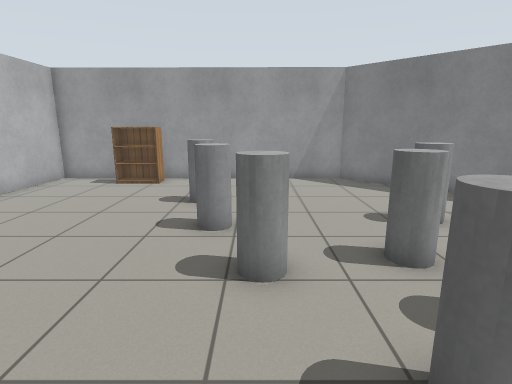
[1] (above)

16 first-person views from a walk through a world built for the Gazebo simulator. The camera is 1.2 m above the floor, tilts 12° down and sees 80° across. The floor is counted in squares, 0.5 m on a side. Each view is taken from the middle of a square. On the plan, view 1 faces up. The plan holds only what a view shows up to about 18 squares ahead; the rest is blank. Robots are left out. Simple patterns stand in for the simulator's built-in surfaces.

[2]
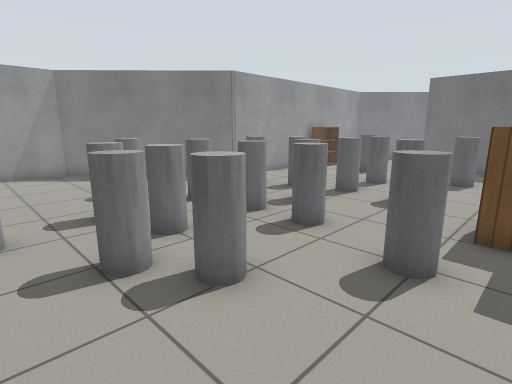

[3]
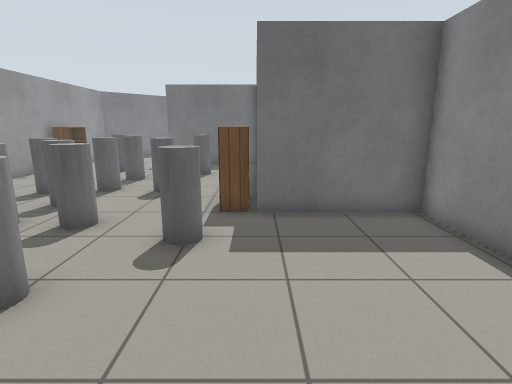

[4]
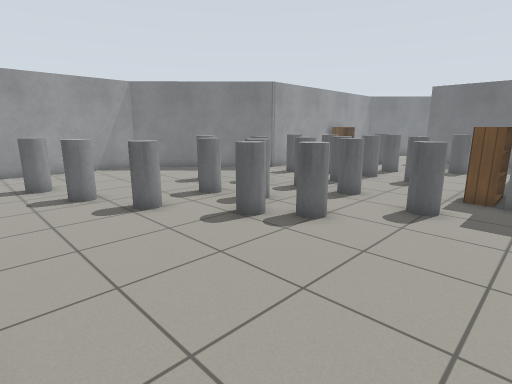

[5]
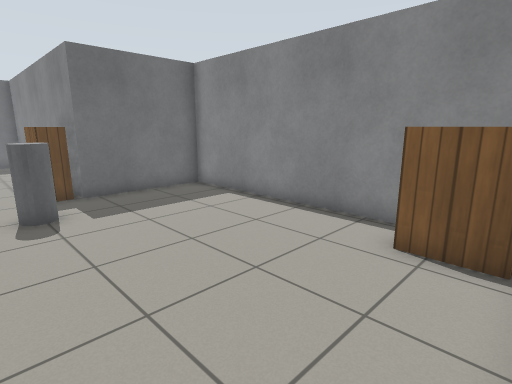

[6]
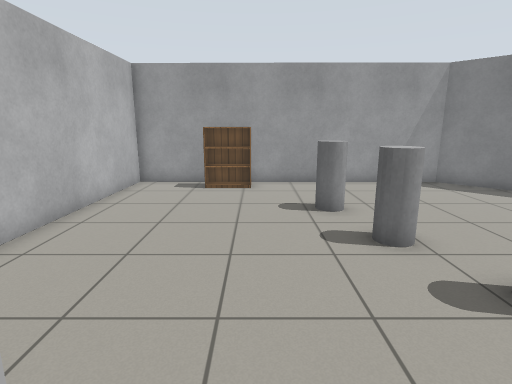

[7]
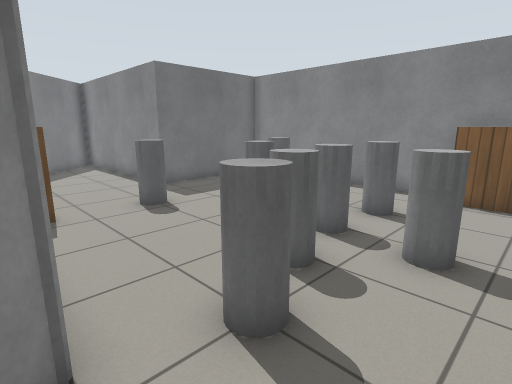

[8]
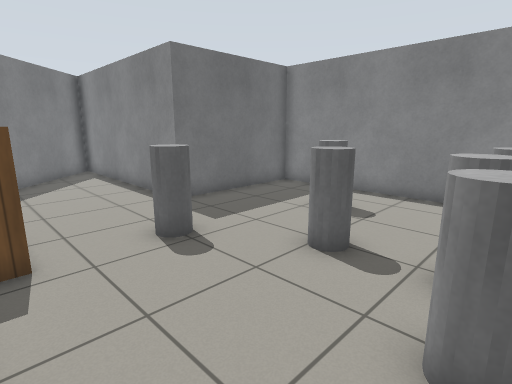

[9]
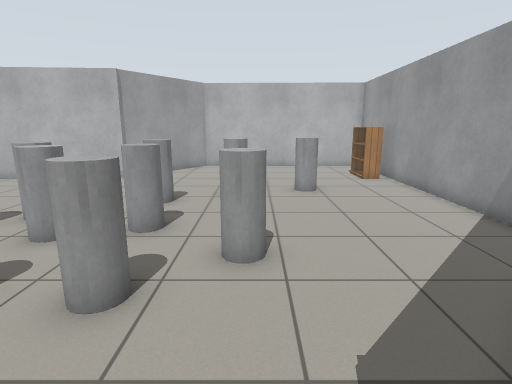

[10]
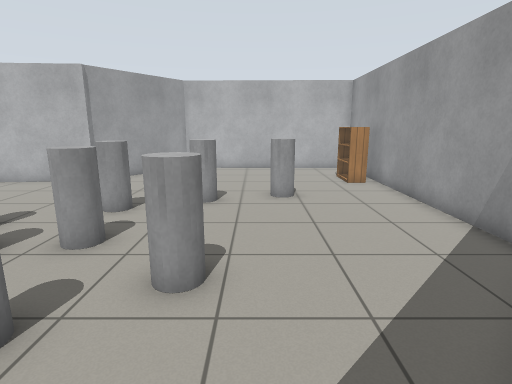

[11]
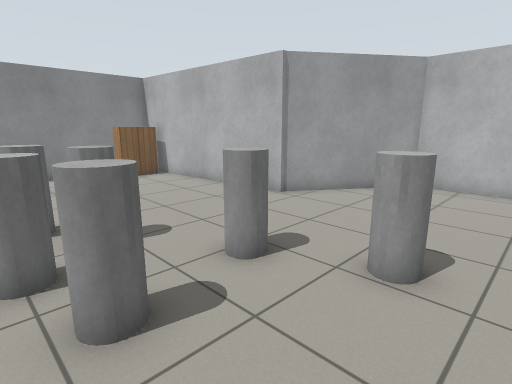

[12]
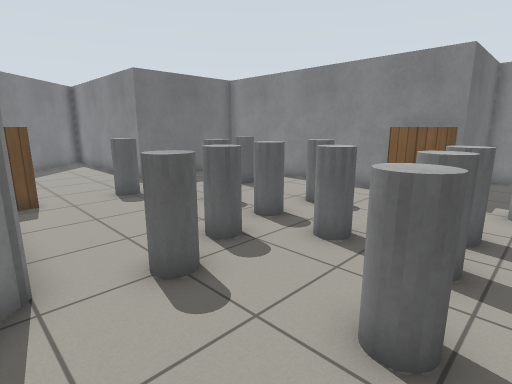

[13]
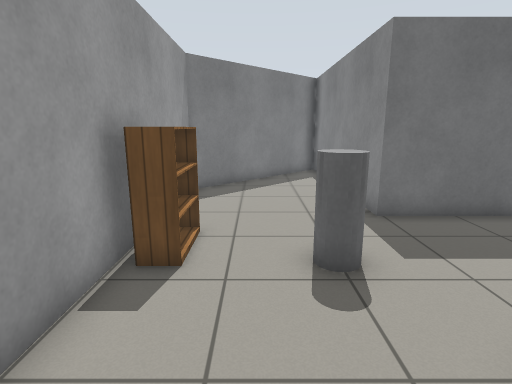

[14]
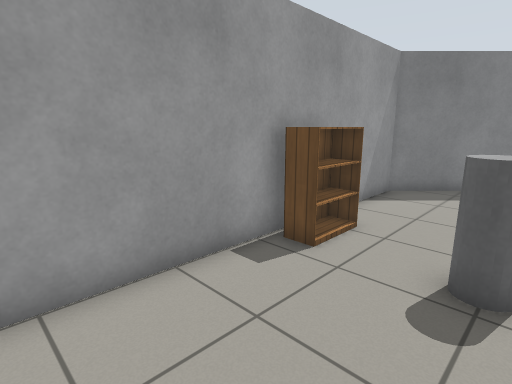

[15]
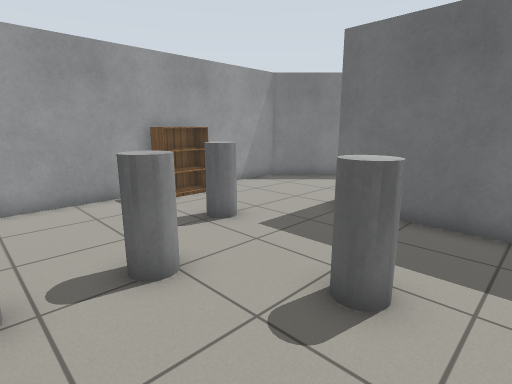

[16]
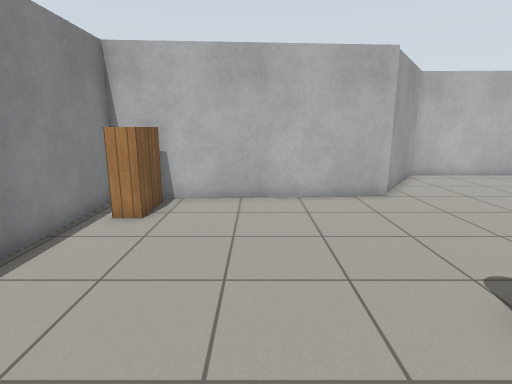

### Floor plan
Points are (right, up) in squares from view 1. A wall is a line through its corners. A room is listed if a view was taken in it or the views show most of it. See-through windows are left out.
Room 1 (views 1, 2, 3, 4, 5, 6, 7, 8, 9, 10, 11, 12, 13, 14, 15, 16)
walls: (10, 8.5) (4, 14.4) (-9.2, 14.5) (-9.3, 4.9) (-4.6, 1.5) (-4, -7.7) (7.4, -7.7) (7.4, -3) (19.1, -3) (19.1, 2.7) (28.6, 2.7) (22.7, 8.5) (10, 8.5)
objects: bookshelf (-6, 13) to (-4, 14); bookshelf (-3, -7) to (-2, -6); grey cylinder (-2, 10); grey cylinder (-1, 7); grey cylinder (0, 5); grey cylinder (2, 2); grey cylinder (3, 1); grey cylinder (3, 3) to (4, 4); grey cylinder (3, 5); grey cylinder (4, 8) to (5, 8); grey cylinder (5, -2) to (6, -1); grey cylinder (6, 1) to (7, 2); grey cylinder (6, 3) to (6, 4); grey cylinder (6, 6); bookshelf (8, -2) to (9, -2); grey cylinder (8, 3) to (9, 3); grey cylinder (9, 6) to (10, 7); grey cylinder (10, 0) to (11, 1); grey cylinder (10, 5); grey cylinder (11, 3); grey cylinder (13, 2) to (13, 3); grey cylinder (15, 0); grey cylinder (16, 4) to (16, 5); bookshelf (16, 8) to (18, 8)

Where each view was taken, in squares from view 1:
view 1: 0 up, 0 right, facing up
view 2: 3 down, 0 right, facing up-right
view 3: 3 down, 1 left, facing right
view 4: 4 down, 4 left, facing up-right
view 5: 0 up, 4 left, facing down-right
view 6: 1 up, 4 left, facing up
view 7: 9 up, 7 right, facing down-right
view 8: 8 up, 10 right, facing down-right
view 9: 8 up, 10 right, facing left
view 10: 9 up, 9 right, facing left
view 11: 9 up, 4 right, facing down-left
view 12: 9 up, 5 right, facing down-right
view 13: 6 up, 11 right, facing right
view 14: 4 up, 11 right, facing up-right
view 15: 2 down, 11 right, facing up-right
view 16: 3 down, 6 right, facing left
